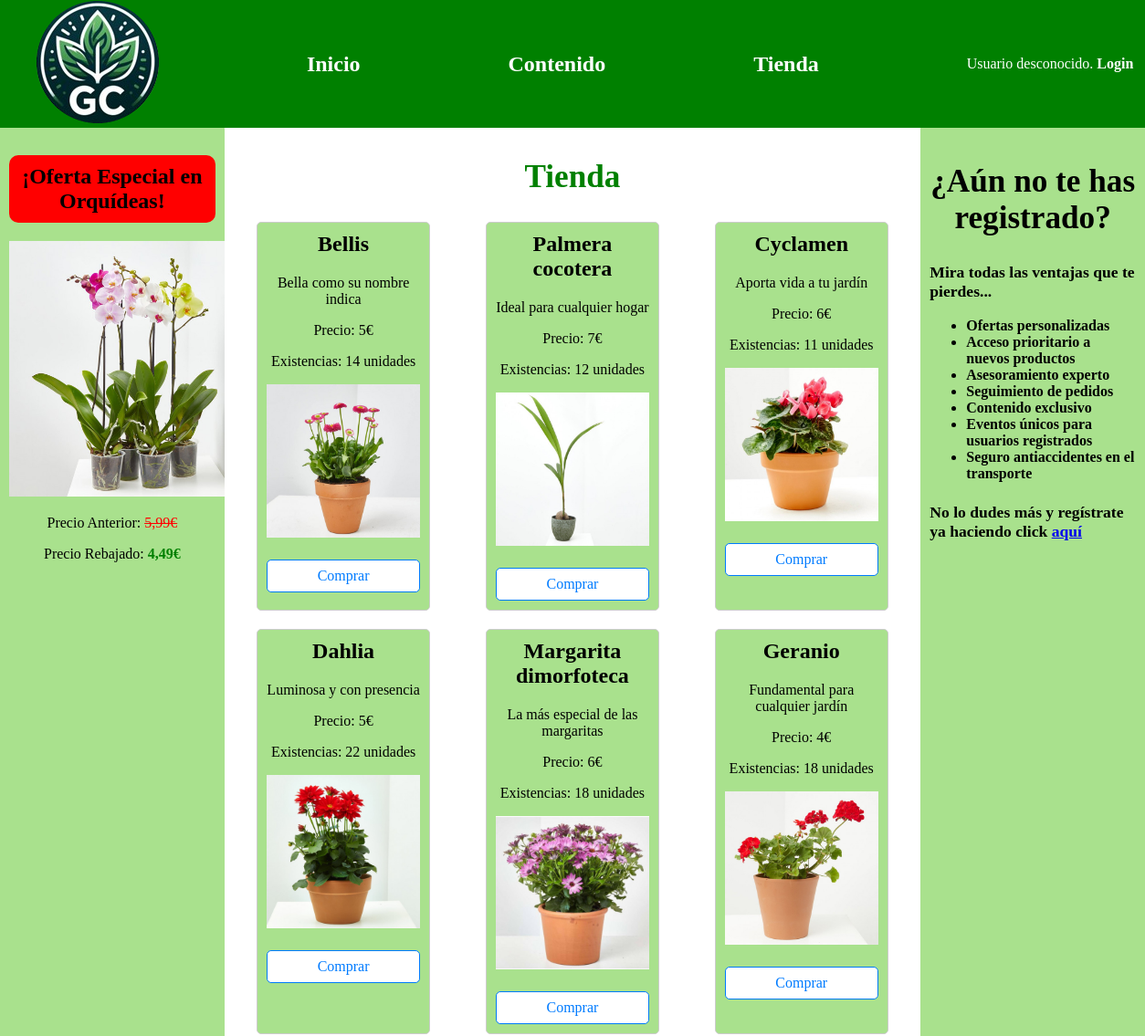
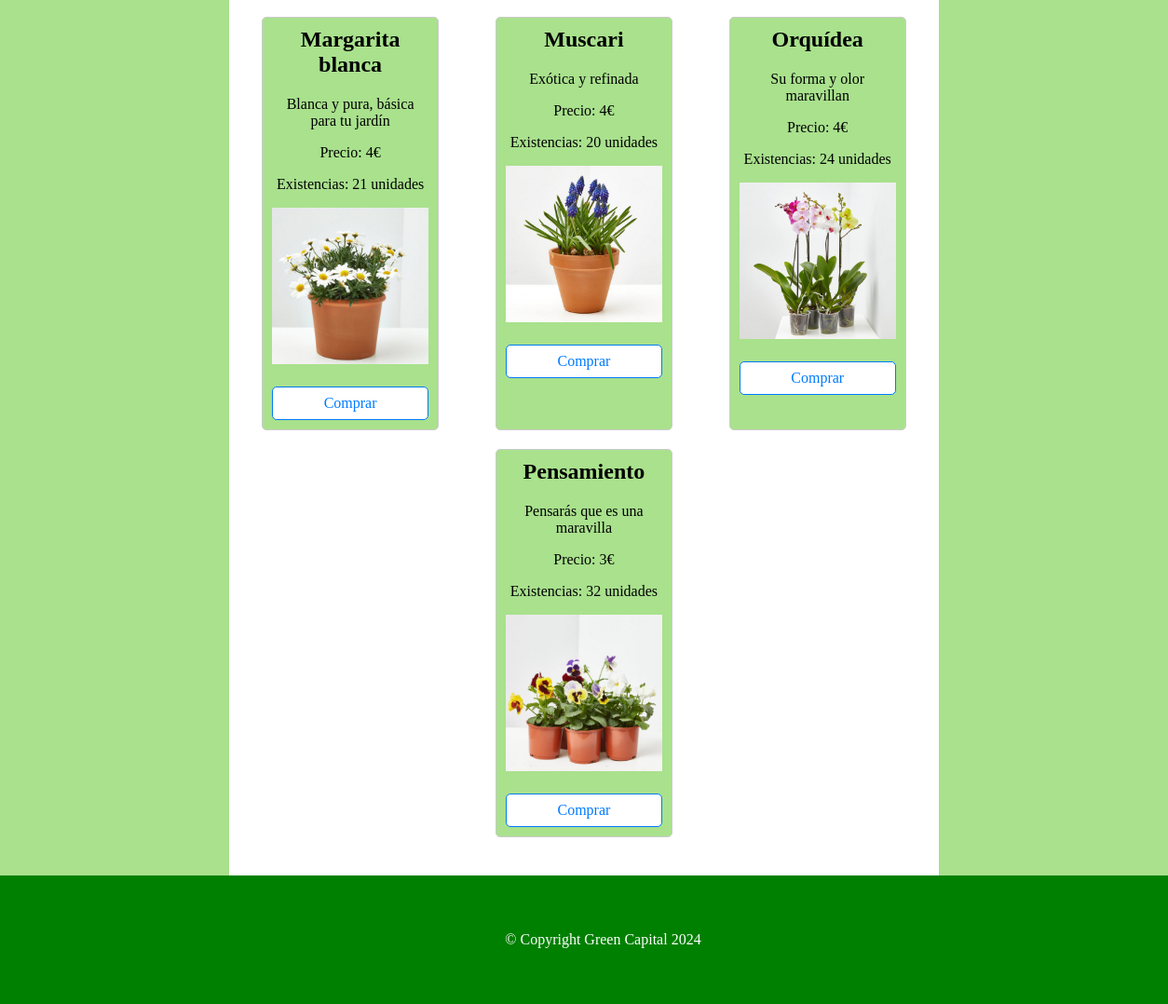
The app's page /tienda.php, older data (2 pictures, top to bottom).
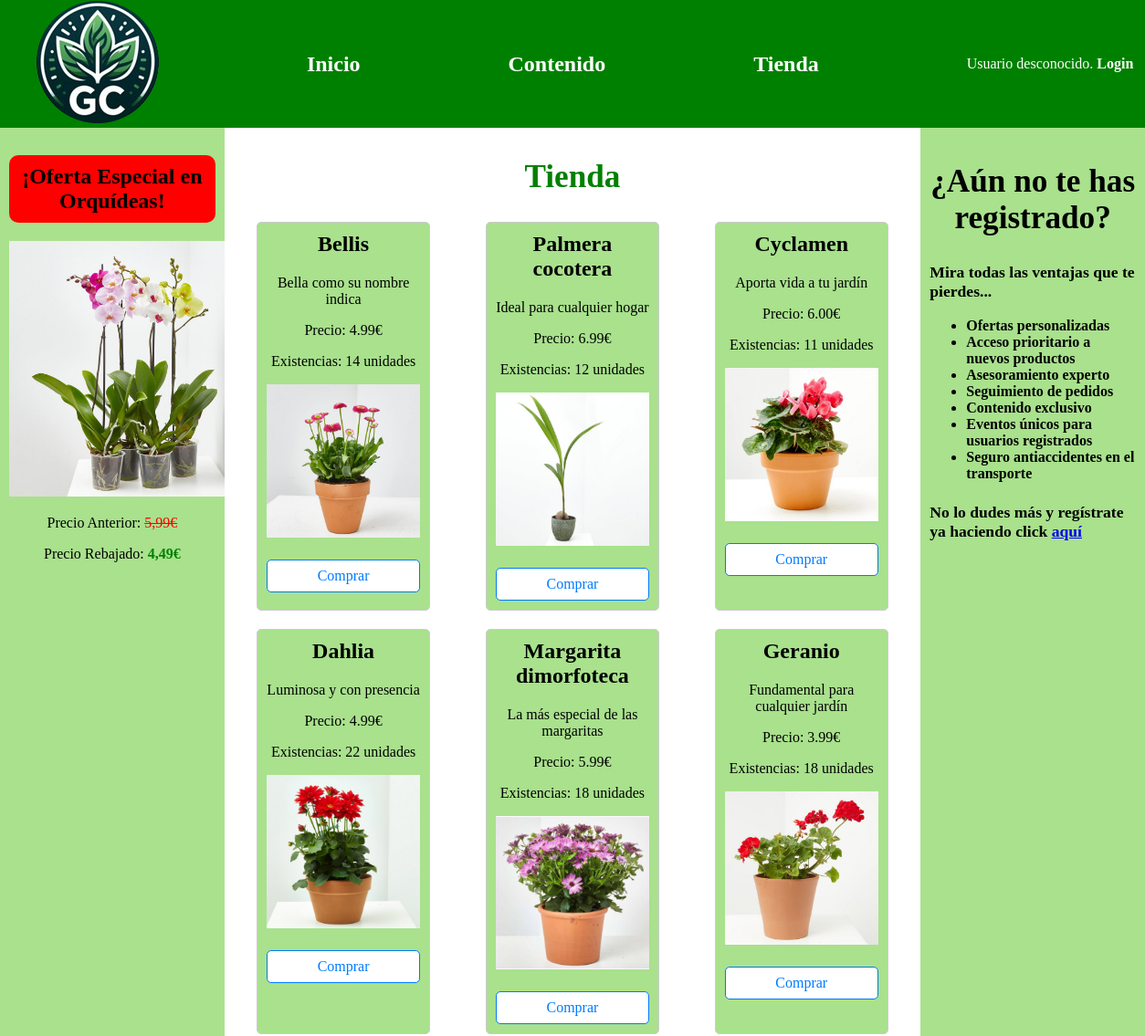
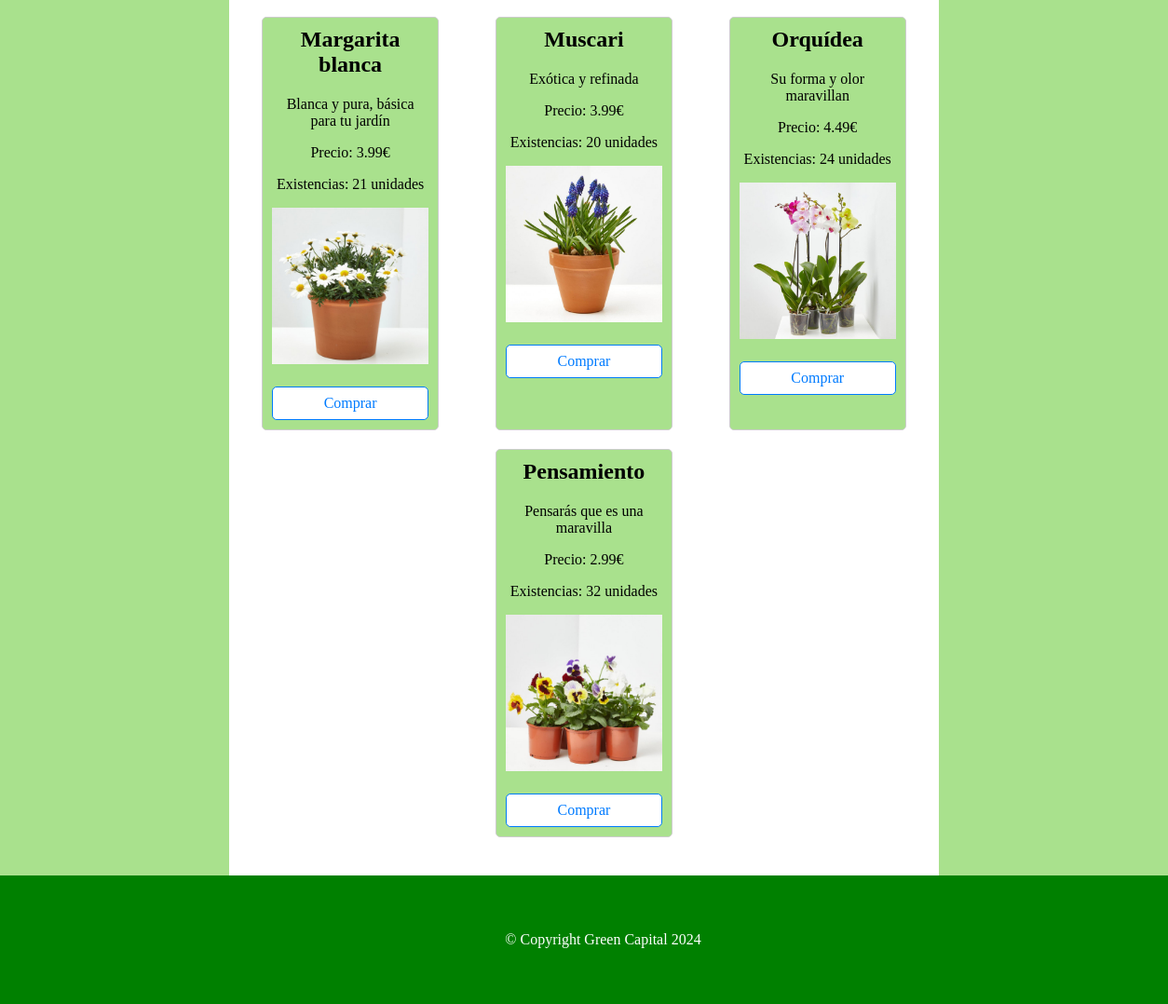
The same page, newer data (2 pictures, top to bottom).
### tables this page shows
CREATE TABLE `productos` (
  `Nombre` varchar(30) NOT NULL,
  `Descripción` text NOT NULL,
  `Precio` decimal(4,2) NOT NULL,
  `Categoría` varchar(15) NOT NULL,
  `Existencias` int(2) NOT NULL,
  `Especie` varchar(30) NOT NULL,
  `Imagen` varchar(30) NOT NULL
);

### productosDAO.php (called while the page is built, shortened)
<?php
class Producto{
    public static function showProducts(){
        $conn = BD::getInstance()->getConexion();
        $sql = 'SELECT Nombre, Descripción, Precio, Categoría, Existencias, Especie, Imagen FROM productos';
        $result = $conn->query($sql);
        $productos = array();
        if ($result->num_rows > 0) {
            while($row = $result->fetch_assoc()) {
                $productos[] = $row;
            }
        }
        return $productos;
    }
}
?>

### includes/vistas/helpers/autorizacion.php (called while the page is built, shortened)
<?php
function estaLogado()
{
    return isset($_SESSION['username']);
}

### includes/src/Utils.php (called while the page is built, shortened)
<?php
abstract class Utils
{
    public static function buildUrl($relativeURL, $params = [])
    {
        $url = RUTA_APP.$relativeURL;
        return $url;
    }
    public static function buildParams($params, $separator='&', $enclosing='') {
        $query= '';
        return $query;
    }
}

### includes/vistas/helpers/tienda.php (the view, shortened to what this page needs)
<!DOCTYPE html>
<html lang="es">
<head>
    <link rel="stylesheet" href="tienda.css">
</head>
<body>
<?php
function builtContent($productos) {
    $contenido = <<<EOS
<div class='container'>
EOS;
    foreach($productos as $producto) {
        $contenido .= <<<EOS
<div class='producto'>
<h2>{$producto["Nombre"]}</h2>
<p>{$producto["Descripción"]}</p>
<p>Precio: {$producto["Precio"]}€</p>
<p>Existencias: {$producto["Existencias"]} unidades</p>
<img src='{$producto["Imagen"]}' alt='{$producto["Nombre"]}' width='200'>
<a href='#' class='btn-comprar'>Comprar</a>
</div>
EOS;
    }
    $contenido .= "</div>";
    return $contenido;
}
?>
</body>
</html>

### tienda.php (shortened to what this page needs)
<?php
    require_once 'includes/vistas/helpers/usuarios.php';
    require_once 'productosDAO.php';
    require_once 'includes/vistas/helpers/tienda.php';
    $productos = Producto::showProducts();
    $contenidoTienda = builtContent($productos);
    $contenidoPrincipal = <<<EOS
    <h1 class="titulo-tienda">Tienda</h1>
    <p>$contenidoTienda</p>
    EOS;
    require('includes/vistas/comun/layout.php');
?>

### includes/vistas/comun/layout.php (shortened to what this page needs)
<!DOCTYPE html>
<html>
<head>
	<link rel="stylesheet" type="text/css" href="<?= RUTA_CSS.'/estilo.css'?>" />
</head>
<body>
<div id="contenedor">
<?php
require('cabecera.php');
require('sidebarIzq.php');
?>
<main>
	<article>
		<?= $contenidoPrincipal ?>
	</article>
</main>
<?php
require('sidebarDer.php');
require('pie.php');
?>
</div>
</body>
</html>

### includes/vistas/comun/cabecera.php (shortened to what this page needs)
<?php
require_once __DIR__.'/../helpers/usuarios.php';
?>
<header class="mi-cabecera">
    <div class="logo">
        <a href="index.php">
            <img src="/Proyecto-AW/Green-Capiltal/Practica2/img/logo.png" alt="Logo de Green Capital">
        </a>
    </div>
    <h2><a href="index.php">Inicio</a></h2>
    <h2><a href="contenido.php">Contenido</a></h2>
    <h2><a href="tienda.php">Tienda</a></h2>
    <div class="user-login">
        <?= saludo() ?>
    </div>
</header>

### includes/vistas/helpers/usuarios.php (shortened to what this page needs)
<?php
require_once 'autorizacion.php';
function saludo()
{
    $html = '';
    if (estaLogado()) {
        $urlLogout = Utils::buildUrl('/logout.php');
        $html = <<<EOS
        Bienvenido, {$_SESSION['username']} <a href="{$urlLogout}">(salir)</a>
        EOS;
    } else {
        $urlLogin = Utils::buildUrl('/login.php');
        $html = <<<EOS
        Usuario desconocido. <a href="{$urlLogin}">Login</a>
        EOS;
    }
    return $html;
}

### includes/vistas/comun/sidebarIzq.php
<nav id="sidebarIzq">
<h2 class="oferta">¡Oferta Especial en Orquídeas!</h2>
    <img src="img/orquidea.png" alt="Orquídea" class="imagen-orquidea">
    <p>Precio Anterior: <del class="antiguo">5,99€</del></p>
    <p>Precio Rebajado: <strong class="rebaja">4,49€</strong></p>
</nav>

### includes/vistas/comun/sidebarDer.php (shortened to what this page needs)
<aside id="sidebarDer">
	<h2 class='titulo'> ¿Aún no te has registrado?</h2>
	<h3 class='ventajas'>Mira todas las ventajas que te pierdes...</h3>
	<ul>
    <li><strong>Ofertas personalizadas</strong></li>
    <li><strong>Acceso prioritario a nuevos productos</strong></li>
    <li><strong>Asesoramiento experto</strong></li>
    <li><strong>Seguimiento de pedidos</strong></li>
    <li><strong>Contenido exclusivo</strong></li>
	<li><strong>Eventos únicos para usuarios registrados</strong></li>
	<li><strong>Seguro antiaccidentes en el transporte</strong></li>
	</ul>
	<h4 class='ventajas'> No lo dudes más y regístrate ya haciendo click <a href="registro.php">aquí</a> </h4>
</aside>

### includes/vistas/comun/pie.php
<footer>
	© Copyright Green Capital 2024
</footer>

### tienda.css (style rules this page uses)
.container { display: flex; flex-wrap: wrap; justify-content: space-around; margin-top: 20px; background-color: white; }
.producto { width: calc(25% - 20px); margin-bottom: 20px; border: 1px solid #ccc; background-color: #a9e18d; padding: 10px; border-radius: 5px; text-align: center; }
.titulo-tienda { font-family: 'Pacifico', cursive; text-align: center; }
.producto img { width: 100%; height: auto; margin-bottom: 10px; }
.producto h2 { margin-top: 0; }
.btn-comprar { display: block; margin-top: 10px; padding: 8px 16px; background-color: #ffffff; color: #007bff; text-decoration: none; border-radius: 5px; border: 1px solid #007bff; transition: background-color 0.3s, color 0.3s, border-color 0.3s; }

### css/estilo.css (style rules this page uses)
body { margin: 0; width:100%; }
div#contenedor { margin: 0; background-color: #a9e18d; margin-top: 0%; }
.oferta { background-color: red; border-radius: 10px; padding: 10px; text-align: center; }
.rebaja { border-bottom:1px black; color: green; }
.titulo-tienda { font-family: 'Pacifico', cursive; font-size: 2.2em; text-align: center; color: green; }
.antiguo { color: red; }
.titulo { text-align: center; font-family: 'Pacifico', cursive; font-size: 2.2em; }
.ventajas { font-family: 'Pacifico', cursive; font-size: 1.1em; }
header { height: 60px; background-color: #a9e18d; color: white; width: 93.7%; padding: 40px; margin-right:10%; }
.container { background-color: white; }
.mi-cabecera { display: flex; justify-content: space-between; align-items: center; width:95.8%; background-color: green; }
.logo { flex: 0.11; }
.imagen-orquidea { width: 280px; }
nav { flex: 1; text-align: center; }
header a, header a:visited { color: white; font-weight: bold; text-decoration: none; }
nav { padding: 10px; float: left; width: 18%; height: 20%; background-color: #a9e18d; }
aside { padding: 10px; float: right; width: 18%; height: 400px; background-color: #a9e18d; }
main { padding: 5px; float: left; min-height:1000px; min-height: calc(100vh - 240px); width: 60%; background-color: white; }
footer { clear: both; padding: 60px; color: white; text-align: center; background-color: green; width:93.7%; }

Row changes from the older to the newer data that the page shows:
changed productos "Bellis": Precio "5" → "4.99"
changed productos "Palmera cocotera": Precio "7" → "6.99"
computed for productos "Cyclamen": Precio "6" → "6.00"
changed productos "Dahlia": Precio "5" → "4.99"
changed productos "Margarita dimorfoteca": Precio "6" → "5.99"
changed productos "Geranio": Precio "4" → "3.99"
changed productos "Margarita blanca": Precio "4" → "3.99"
changed productos "Muscari": Precio "4" → "3.99"
changed productos "Orquídea": Precio "4" → "4.49"
changed productos "Pensamiento": Precio "3" → "2.99"
